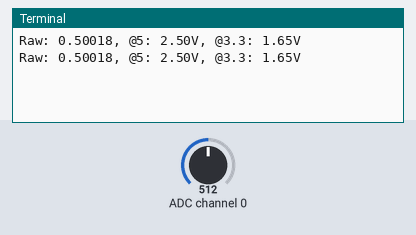
The program below on a simulated Raspberry Pi (BCM pin numbers). Parts: the last lines printed to the terminal. Inputs (shaded band) come from the test bench; at power-on: ADC channel 0 = 512 (analog values on the 0–1023 scale).

Above: at 1.2 s.
1.3 s: ADC channel 0 set to 716
At 2.6 s:
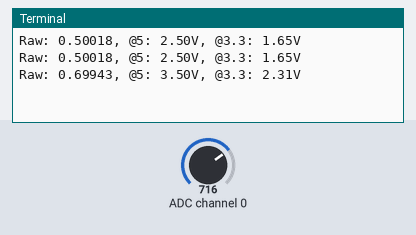
2.8 s: ADC channel 0 set to 900
At 3.8 s:
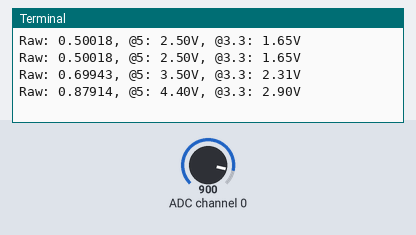
Timing chart, 0 to 5.8 s (numbered marks = the images above; inputs shaded):
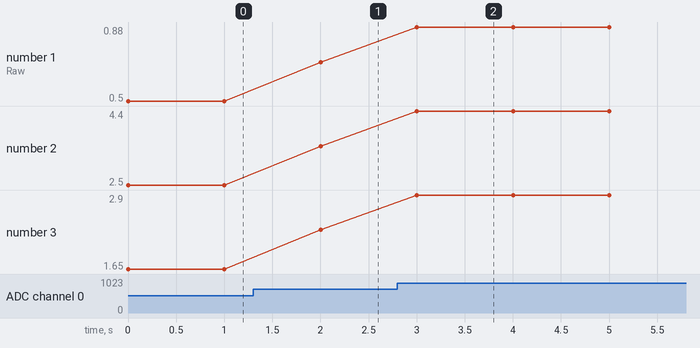

The program:

gpioz-3202.py
```python
#!/usr/bin/env python3

from gpiozero import MCP3204
import time

atod = MCP3204(0, 0)    # Channel 0 on Device 0

def read():
    global atod

    value = atod.value

#    print(value)
    print("Raw: %.5f, @5: %4.2fV, @3.3: %4.2fV" % (value, value * 5.0, value * 3.3));

if __name__ == '__main__':
    while True:
        try:
            read()
            time.sleep(1);
        except KeyboardInterrupt:
            exit()
```

Measured:
- after the input at 1.3 s, the terminal: prints a new line after 0.70 s (image 1)
- after the input at 2.8 s, the terminal: prints a new line after 0.20 s (image 2)
- plotted number 1: 0.5 → 0.7 after the input at 1.3 s, 0.7 → 0.88 after the input at 2.8 s
- plotted number 2: 2.5 → 3.5 after the input at 1.3 s, 3.5 → 4.4 after the input at 2.8 s
- plotted number 3: 1.65 → 2.31 after the input at 1.3 s, 2.31 → 2.9 after the input at 2.8 s
